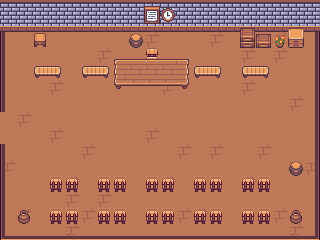

A 2D game scene composited from a Tiled map and its tileset images. What follows is a short description and the map's XML, with every tile layer's data as written:
An orthogonal 20x15 tile map with 16x16 px tiles, 3 tile layers (Desen Katmanı 1, Desen Katmanı 3, Desen Katmanı 2).

<map version="1.10" tiledversion="1.12.1" orientation="orthogonal" renderorder="right-down" width="20" height="15" tilewidth="16" tileheight="16" infinite="0" nextlayerid="4" nextobjectid="1">
 <tileset firstgid="1" source="interior_tiles.tsx" />
 <layer id="1" name="Desen Katmanı 1" width="20" height="15">
  <data encoding="csv">
97,97,97,97,97,97,97,97,97,97,97,97,97,97,97,97,97,97,97,97,
145,145,145,145,145,145,145,145,145,145,145,145,145,145,145,145,145,145,145,145,
289,289,289,289,289,289,289,289,289,290,289,289,289,290,289,289,289,290,289,289,
289,289,289,289,289,289,290,289,289,289,289,289,289,289,289,290,289,290,289,289,
289,289,289,289,289,290,289,289,290,289,290,289,289,289,289,289,289,289,289,289,
289,289,289,290,289,289,289,289,289,289,290,289,289,289,289,290,289,289,289,289,
289,289,289,289,289,289,289,289,289,289,289,289,289,289,289,289,289,289,290,289,
289,290,289,289,289,289,289,289,289,289,289,289,289,289,289,289,289,289,289,289,
289,289,289,290,289,289,289,289,289,290,289,289,289,289,289,289,289,289,289,289,
289,289,289,289,289,290,289,289,289,289,289,290,289,290,289,289,290,289,289,289,
290,289,289,289,289,289,289,289,289,289,289,289,289,289,289,289,289,289,289,290,
289,289,289,289,290,289,289,289,289,289,290,289,289,289,289,290,289,289,289,289,
289,289,289,289,290,289,290,289,289,289,289,289,289,289,289,289,289,289,289,289,
289,290,289,289,289,290,289,289,289,289,289,290,290,289,289,289,289,290,289,289,
289,289,289,289,290,289,289,289,289,289,289,289,289,289,289,289,289,289,290,289
</data>
 </layer>
 <layer id="3" name="Desen Katmanı 3" width="20" height="15">
  <data encoding="csv">
0,0,0,0,0,0,0,0,0,0,0,0,0,0,0,0,0,0,0,0,
0,0,0,0,0,0,0,0,0,0,0,0,0,0,0,0,0,0,0,0,
0,0,0,0,0,0,0,0,0,0,0,0,0,0,0,0,0,0,0,0,
0,0,0,0,0,0,0,0,0,352,0,0,0,0,0,0,0,0,0,0,
0,0,0,0,0,0,0,0,0,0,0,0,0,0,0,0,0,0,0,0,
0,0,0,0,0,0,0,0,0,0,0,0,0,0,0,0,0,0,0,0,
0,0,0,0,0,0,0,0,0,0,0,0,0,0,0,0,0,0,0,0,
0,0,0,0,0,0,0,0,0,0,0,0,0,0,0,0,0,0,0,0,
0,0,0,0,0,0,0,0,0,0,0,0,0,0,0,0,0,0,0,0,
0,0,0,0,0,0,0,0,0,0,0,0,0,0,0,0,0,0,0,0,
0,0,0,0,0,0,0,0,0,0,0,0,0,0,0,0,0,0,0,0,
0,0,0,0,0,0,0,0,0,0,0,0,0,0,0,0,0,0,0,0,
0,0,0,0,0,0,0,0,0,0,0,0,0,0,0,0,0,0,0,0,
0,0,0,0,0,0,0,0,0,0,0,0,0,0,0,0,0,0,0,0,
0,0,0,0,0,0,0,0,0,0,0,0,0,0,0,0,0,0,0,0
</data>
 </layer>
 <layer id="2" name="Desen Katmanı 2" width="20" height="15">
  <data encoding="csv">
0,0,0,0,0,0,0,0,0,492,653,0,0,0,0,0,0,0,0,0,
0,0,0,0,0,0,0,0,0,540,701,0,0,0,0,69,0,0,595,0,
629,0,734,0,0,0,0,0,738,0,0,0,0,0,0,117,21,499,643,625,
629,0,0,0,0,0,0,205,206,206,206,207,0,0,0,0,0,0,0,625,
629,0,639,640,0,639,640,253,254,254,254,255,639,640,0,639,640,0,0,625,
629,0,0,0,0,0,0,301,302,302,302,303,0,0,0,0,0,0,0,625,
629,0,0,0,0,0,0,0,0,0,0,0,0,0,0,0,0,0,0,625,
0,0,0,0,0,0,0,0,0,0,0,0,0,0,0,0,0,0,0,625,
0,0,0,0,0,0,0,0,0,0,0,0,0,0,0,0,0,0,0,625,
629,0,0,0,0,0,0,0,0,0,0,0,0,0,0,0,0,0,0,625,
629,0,0,0,0,0,0,0,0,0,0,0,0,0,0,0,0,0,738,625,
629,0,0,448,448,0,448,448,0,448,448,0,448,448,0,448,448,0,0,625,
629,0,0,0,0,0,0,0,0,0,0,0,0,0,0,0,0,0,0,625,
629,644,0,448,448,0,448,448,0,448,448,0,448,448,0,448,448,0,644,625,
580,531,531,531,531,531,531,531,531,531,531,531,531,531,531,531,531,531,531,578
</data>
 </layer>
</map>
